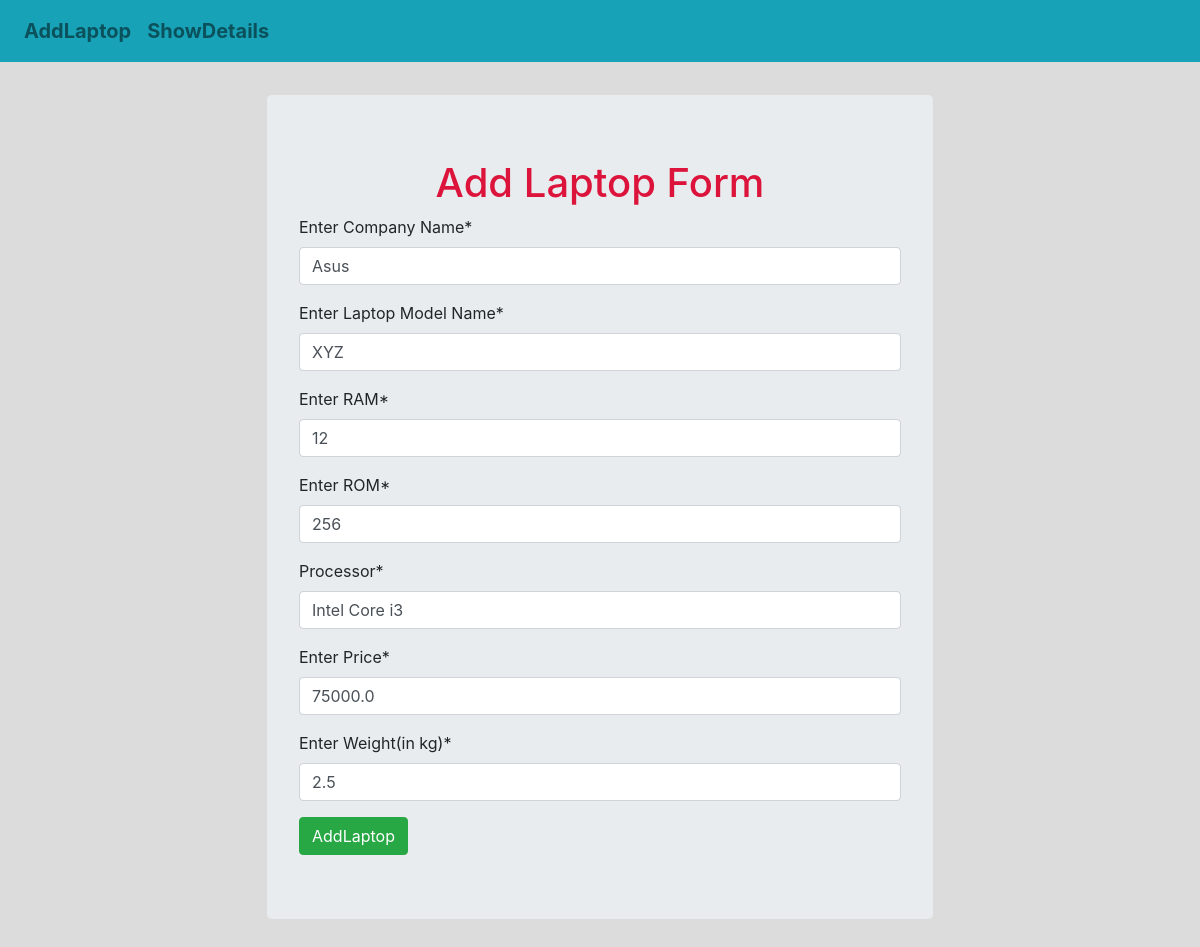
The page /laptop/update/8/ on the database as committed earlier.
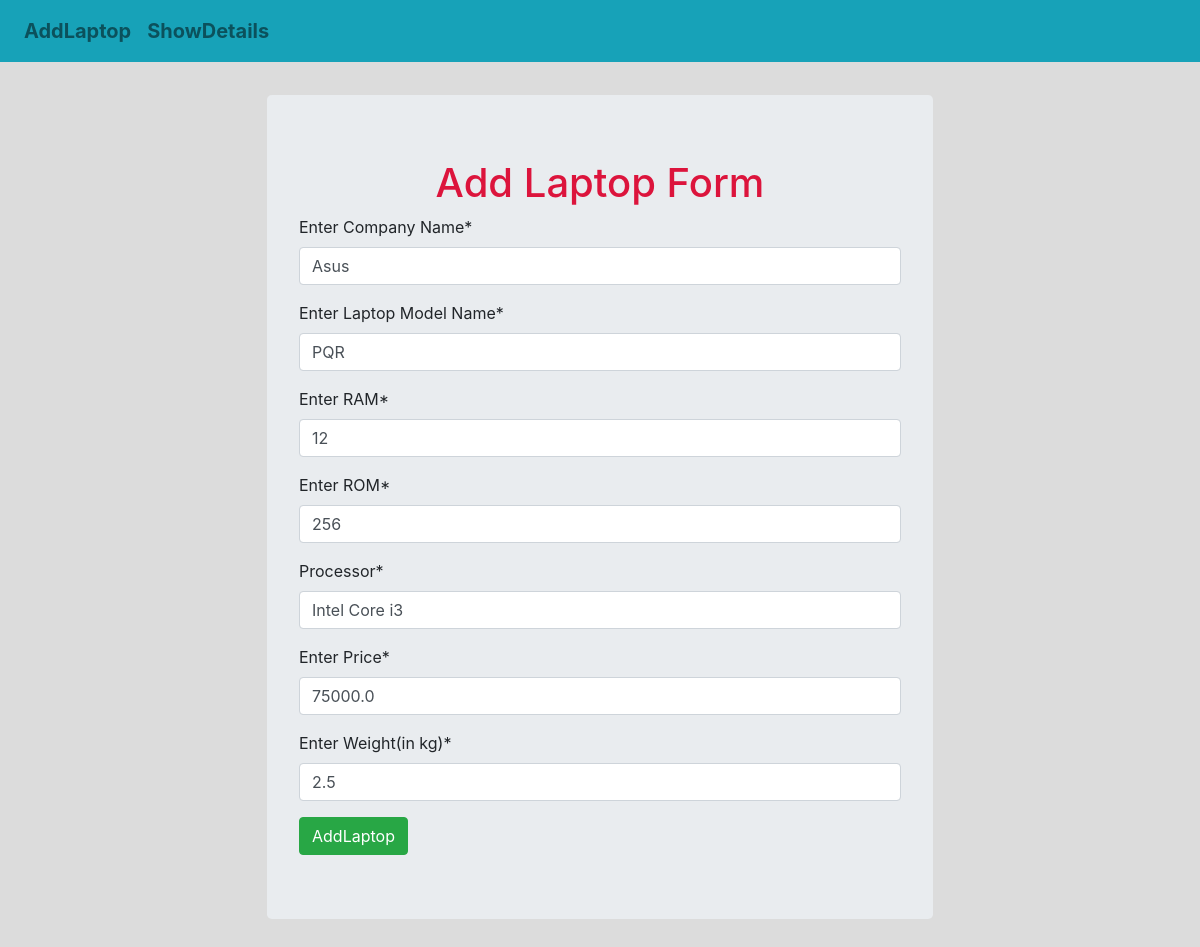
The same page on the database as committed later.
### LaptopApp/models.py (models this page shows)
class Laptop(models.Model):
    company = models.CharField(max_length=32)
    model_name = models.CharField(max_length=32)
    ram = models.IntegerField()
    rom = models.IntegerField()
    processor = models.CharField(max_length=32)
    price = models.FloatField()
    weight = models.FloatField()

### LaptopApp/views.py (the view)
# urls.py: path('update/<int:i>/',views.updateView,name="update"),
def updateView(request,i):
    laptop = Laptop.objects.get(id=i)
    form = LaptopModelForm(instance=laptop)
    if request.method == 'POST':
        form = LaptopModelForm(request.POST,instance=laptop)
        if form.is_valid():
            form.save()
            return redirect("show_laptop")
    template_name = "LaptopApp/laptop.html"
    context = {'form': form}
    return render(request, template_name, context)

### LaptopApp/forms.py (shortened to what this page needs)
class LaptopModelForm(forms.ModelForm):
    class Meta:
        model = Laptop
        fields = "__all__"
        labels = {
            'company':'Enter Company Name',
            'model_name':'Enter Laptop Model Name',
            'ram':'Enter RAM',
            'rom':'Enter ROM',
            'price':'Enter Price',
            'weight':'Enter Weight(in kg)'
        }
        widgets = {
            'ram':forms.TextInput(attrs={'placeholder':'in GB'}),
            'rom':forms.TextInput(attrs={'placeholder':'in GB'})
        }

### templates/LaptopApp/laptop.html (shortened to what this page needs)
{% extends "LaptopApp/base.html" %}
{% load crispy_forms_tags %}
{% block content %}
    <div class="container">
        <form method="post" class="jumbotron " style="margin:3% auto;width:60%">
            <h1 style="text-align:center;color:crimson">Add Laptop Form</h1>
            {{form | crispy}}
            <input type="submit" value="AddLaptop" class="btn btn-success">
        </form>
    </div>
{% endblock %}

Rows that differ between the two databases and show on the page:
changed Laptop "Asus": model_name "XYZ" → "PQR"
